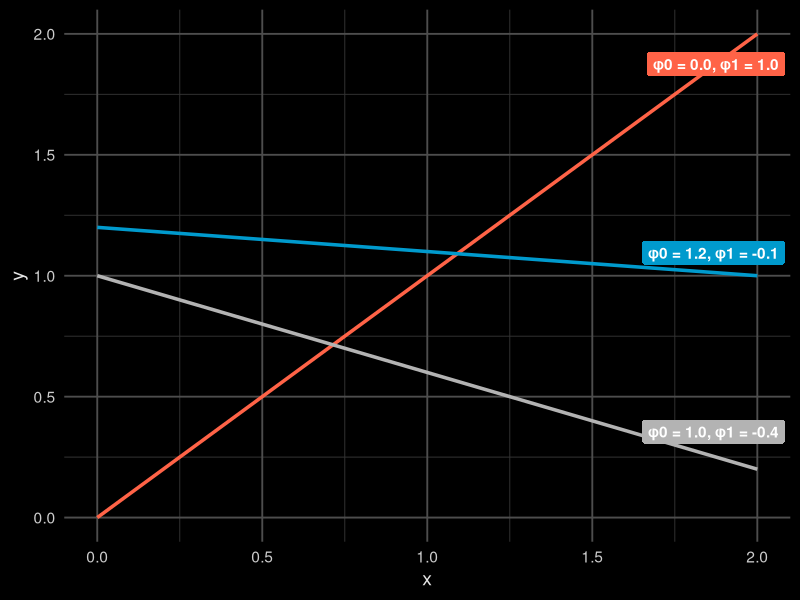
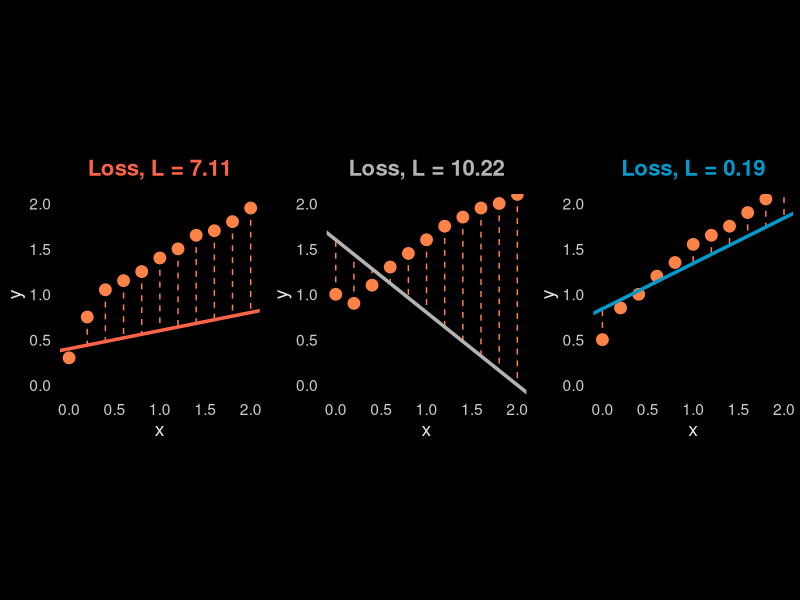

Write R code to recreate these figures, in order.
## ---- chunk 1
knitr::opts_chunk$set(echo = FALSE)
knitr::opts_chunk$set(message = FALSE, warning = FALSE)
knitr::opts_chunk$set(fig.width = 6.5, fig.height = 3.6, out.width = "70%", fig.align = "center", dev = "cairo_pdf")
## ---- chunk 2
library(ggplot2)
library(ggrepel)
phi_params <- data.frame(
  phi0  = c(0.0, 1.2, 1.0),
  phi1  = c(1.0, -0.1, -0.4),
  label = c("φ0 = 0.0, φ1 = 1.0",
            "φ0 = 1.2, φ1 = -0.1",
            "φ0 = 1.0, φ1 = -0.4"),
  col   = c("tomato", "deepskyblue3", "gray70")
)
df <- do.call(rbind, lapply(seq_len(nrow(phi_params)), function(i) {
  x <- seq(0, 2, length.out = 200)
  data.frame(
    x, 
    y     = phi_params$phi0[i] + phi_params$phi1[i] * x,
    label = phi_params$label[i],
    col   = phi_params$col[i]
  )
}))
anchors <- transform(phi_params,
  x = 1.8,
  y = phi0 + phi1 * 1.8
)

ggplot(df, aes(x = x, y = y, color = label)) +
  geom_line(size = 1.2) +
  geom_label_repel(
    data            = anchors,
    aes(x = x, y = y, label = label, fill = label),
    color           = "white",
    fontface        = "bold",
    label.padding   = unit(0.3, "lines"),
    label.size      = 0,        
    segment.size    = 0.3,
    show.legend     = FALSE
  ) +
  scale_color_manual(values = setNames(phi_params$col, phi_params$label)) +
  scale_fill_manual (values = setNames(phi_params$col, phi_params$label)) +
  coord_cartesian(xlim = c(0,2), ylim = c(0,2)) +
  labs(x = "x", y = "y") +
  theme_minimal(base_size = 14) +
  theme(
    panel.background = element_rect(fill = "black", colour = NA),
    plot.background  = element_rect(fill = "black", colour = NA),
    panel.grid.major = element_line(colour = "grey30"),
    panel.grid.minor = element_line(colour = "grey20"),
    axis.text        = element_text(colour = "grey80"),
    axis.title       = element_text(colour = "grey90"),
    legend.position  = "none"
  )

## ---- chunk 3
library(ggplot2)
library(cowplot)
dat1 <- data.frame(
  x = seq(0, 2, by = 0.2),
  y = c(0.30,0.75,1.05,1.15,1.25,1.40,1.50,1.65,1.70,1.80,1.95)
)
params1 <- list(phi0 = 0.4, phi1 =  0.2, loss =  7.11, line_col = "tomato")
dat2 <- data.frame(
  x = seq(0, 2, by = 0.2),
  y = c(1.00,0.90,1.10,1.30,1.45,1.60,1.75,1.85,1.95,2.00,2.10)
)
params2 <- list(phi0 = 1.6, phi1 = -0.8, loss = 10.22, line_col = "gray70")

dat3 <- data.frame(
  x = seq(0, 2, by = 0.2),
  y = c(0.50,0.85,1.00,1.20,1.35,1.55,1.65,1.75,1.90,2.05,2.20)
)
params3 <- list(phi0 = 0.84, phi1 =  0.50, loss =  0.19, line_col = "deepskyblue3")
make_panel <- function(dat, pars) {
  ggplot(dat, aes(x = x, y = y)) +
    geom_point(color = "sienna1", size = 3, stroke = 1) +
    geom_segment(aes(
      xend = x,
      yend = pars$phi0 + pars$phi1 * x
    ), linetype = "dashed", color = "sienna1") +
    geom_abline(
      intercept = pars$phi0,
      slope     = pars$phi1,
      color     = pars$line_col,
      size      = 1.2
    ) +
    labs(
      title = sprintf("Loss, L = %.2f", pars$loss),
      x     = "x",
      y     = "y"
    ) +
    # square aspect, no grid
    coord_fixed(ratio = 1, xlim = c(0,2), ylim = c(0,2)) +
    theme_minimal(base_size = 14) +
    theme(
      plot.title       = element_text(
                            colour = pars$line_col,
                            size   = 16,
                            face   = "bold",
                            hjust  = 0.5,
                            margin = margin(b = 10)
                          ),
      panel.background = element_rect(fill = "black", colour = NA),
      plot.background  = element_rect(fill = "black", colour = NA),
      panel.grid.major = element_blank(),
      panel.grid.minor = element_blank(),
      axis.text        = element_text(colour = "grey80"),
      axis.title       = element_text(colour = "grey90"),
      plot.margin      = margin(5,5,5,5)
    )
}
p1 <- make_panel(dat1, params1)
p2 <- make_panel(dat2, params2)
p3 <- make_panel(dat3, params3)
combined <- plot_grid(
  p1, p2, p3,
  ncol  = 3,
  align = "hv"
)
combined <- combined + theme(plot.background = element_rect(fill = "black", colour = NA))
print(combined)
